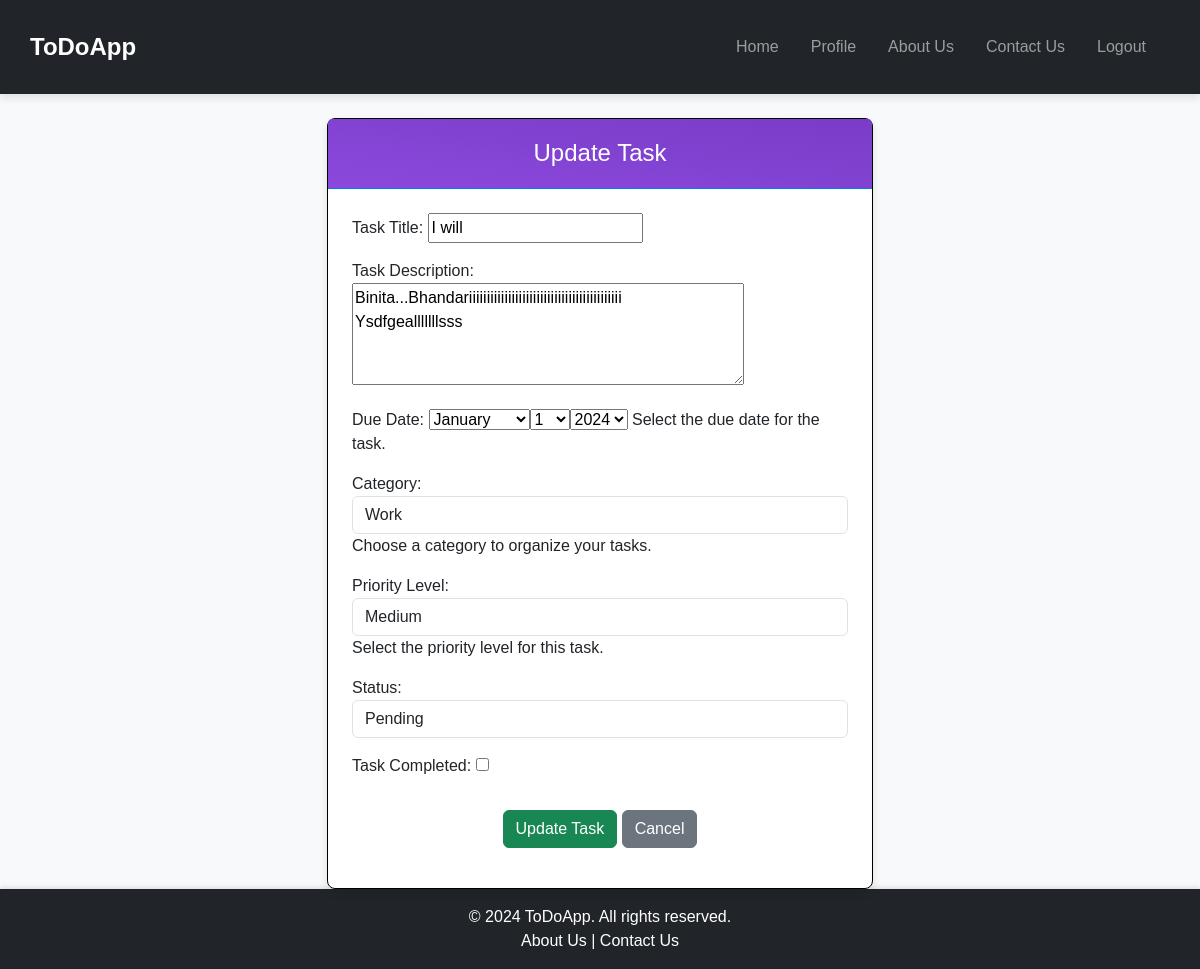
The page /task/update/11/ (signed in) on the database as committed earlier.
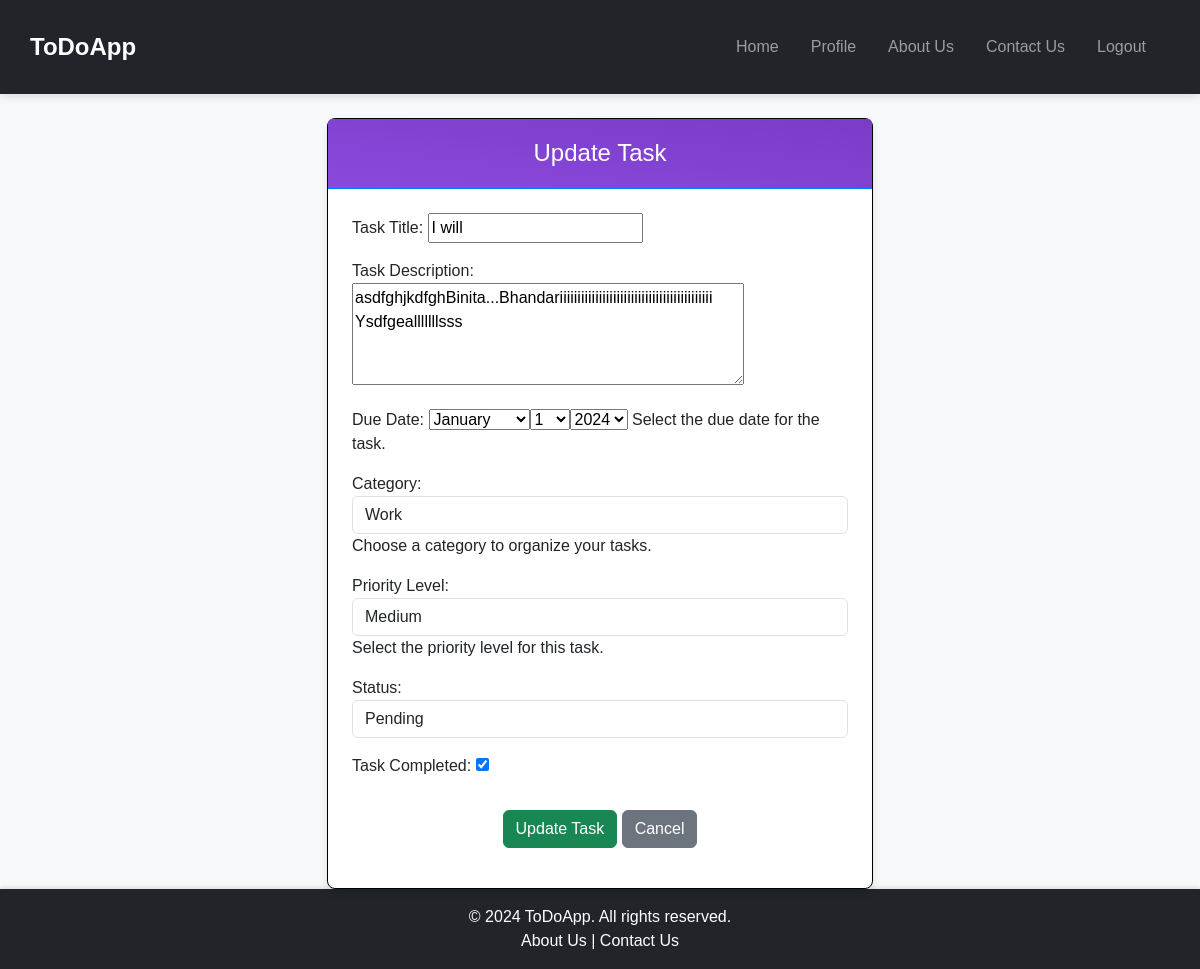
The same page on the database as committed later.
### core/models.py (models this page shows, shortened)
class Task(models.Model):
    title = models.CharField(max_length=200, blank=False, null=True, verbose_name="Task Title")
    description = models.TextField(blank=True, null=True, verbose_name="Task Description")
    due_date = models.DateField(blank=True, null=True, verbose_name="Due Date")
    category = models.ForeignKey(Category, on_delete=models.CASCADE, verbose_name="Category")
    priority = models.ForeignKey(Priority, on_delete=models.CASCADE, verbose_name="Priority Level")
    status = models.ForeignKey(Status, on_delete=models.CASCADE, verbose_name="Status", default=1)
    is_completed = models.BooleanField(default=False, verbose_name="Completed")
    created_at = models.DateTimeField(default=timezone.now, verbose_name="Created At")
    updated_at = models.DateTimeField(auto_now=True, verbose_name="Updated At")
    user = models.ForeignKey(User, on_delete=models.CASCADE, verbose_name="Assigned User")
    todo_list = models.ForeignKey(ToDoList, on_delete=models.CASCADE, related_name="tasks")

### core/views.py (the view)
# urls.py: path('task/update/<int:pk>/', update_task, name='update_task'), # Update Task: Form for updating an existing task. The task must be associated with the logged-in user.
@login_required
def update_task(request, pk):
    current_task_to_update = get_object_or_404(Task, id=pk, user=request.user)
    the_updated_form = TaskForm(instance=current_task_to_update)
    if request.method == 'POST':
        the_updated_form = TaskForm(request.POST, instance=current_task_to_update)
        if the_updated_form.is_valid():
            the_updated_form.save()
            messages.success(request, 'Task updated successfully!')
            return redirect('view_all_tasks', pk=current_task_to_update.todo_list.pk)
    context = {
        'the_form': the_updated_form,
        'task': current_task_to_update
    }
    return render(request=request, template_name='ToDoApp/update_task.html', context=context)

### core/models.py (called while the page is built)
    def __str__(self):
        return self.name

    def __str__(self):
        return self.name

    def __str__(self):
        return self.name

### templates/ToDoApp/update_task.html (shortened to what this page needs)
{% extends 'ToDoApp/base.html' %}
{% load static %}
{% block head %}
<link rel="stylesheet" href="{% static 'css/update_task.css' %}">
{% endblock %}
{% block content %}
<div class="container mt-4">
    <div class="row justify-content-center">
        <div class="col-md-8 col-lg-6">
            <div class="card border-primary">
                <div class="card-header bg-primary text-white">
                    <h3 class="card-title text-center">Update Task</h3>
                </div>
                <div class="card-body">
                    <form method="post" class="form-group">
                        {{ the_form.as_p }}
                        <div class="form-group text-center">
                            <button type="submit" class="btn btn-success">Update Task</button>
                            <a href="{% url 'view_all_tasks' pk=task.todo_list.pk %}" class="btn btn-secondary ml-2">Cancel</a>
                        </div>
                    </form>
                </div>
            </div>
        </div>
    </div>
</div>
{% endblock %}

Rows that differ between the two databases and show on the page:
changed Task "I will": description "Binita...Bhandariiiiiiiiiiiiiiiiiiiiiiiiiiiiiiiiiiiiiiiiiii Ysdfgealllllllsss" → "asdfghjkdfghBinita...Bhandariiiiiiiiiiiiiiiiiiiiiiiiiiiiiiiiiiiiiiiiiii Ysdfgealllllllsss"; is_completed "☐" → "☑"
